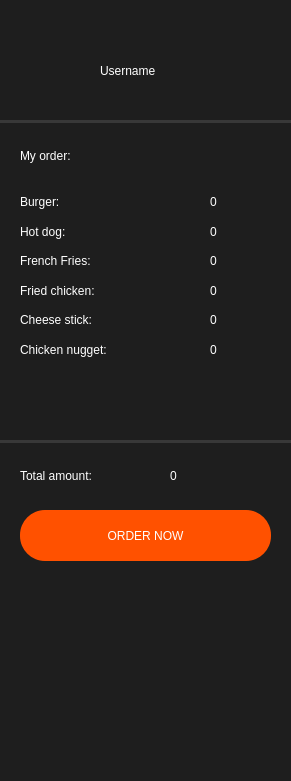
    <widget class="QWidget" name="widget_4" native="true">
     <property name="geometry">
      <rect>
       <x>973</x>
       <y>0</y>
       <width>291</width>
       <height>781</height>
      </rect>
     </property>
     <property name="styleSheet">
      <string notr="true">background-color:rgb(30, 30, 30);</string>
     </property>
     <widget class="QLabel" name="label_37">
      <property name="geometry">
       <rect>
        <x>20</x>
        <y>40</y>
        <width>61</width>
        <height>61</height>
       </rect>
      </property>
      <property name="text">
       <string/>
      </property>
      <property name="pixmap">
       <pixmap>../../folder chung/PTB15/Downloads/74-746008_icon-for-user-user-icon-png-white-transparent-removebg-preview (1).png</pixmap>
      </property>
      <property name="scaledContents">
       <bool>true</bool>
      </property>
     </widget>
     <widget class="QLabel" name="label_38">
      <property name="geometry">
       <rect>
        <x>100</x>
        <y>60</y>
        <width>112</width>
        <height>21</height>
       </rect>
      </property>
      <property name="styleSheet">
       <string notr="true">font: 550 10pt &quot;AutoText&quot;;
color: rgb(255, 255, 255)</string>
      </property>
      <property name="text">
       <string>Username</string>
      </property>
     </widget>
     <widget class="QWidget" name="widget_28" native="true">
      <property name="geometry">
       <rect>
        <x>0</x>
        <y>440</y>
        <width>301</width>
        <height>3</height>
       </rect>
      </property>
      <property name="styleSheet">
       <string notr="true">background-color:rgb(56, 56, 56)</string>
      </property>
     </widget>
     <widget class="QLabel" name="label_39">
      <property name="geometry">
       <rect>
        <x>20</x>
        <y>140</y>
        <width>112</width>
        <height>31</height>
       </rect>
      </property>
      <property name="styleSheet">
       <string notr="true">font: 550 12pt &quot;AutoText&quot;;
color: rgb(255, 255, 255)</string>
      </property>
      <property name="text">
       <string>My order:</string>
      </property>
     </widget>
     <widget class="QWidget" name="widget_29" native="true">
      <property name="geometry">
       <rect>
        <x>-10</x>
        <y>120</y>
        <width>301</width>
        <height>3</height>
       </rect>
      </property>
      <property name="styleSheet">
       <string notr="true">background-color:rgb(56, 56, 56)</string>
      </property>
     </widget>
     <widget class="QLabel" name="label_49">
      <property name="geometry">
       <rect>
        <x>20</x>
        <y>460</y>
        <width>141</width>
        <height>31</height>
       </rect>
      </property>
      <property name="styleSheet">
       <string notr="true">font: 550 12pt &quot;AutoText&quot;;
color: rgb(255, 255, 255)</string>
      </property>
      <property name="text">
       <string>Total amount:</string>
      </property>
     </widget>
     <widget class="QWidget" name="verticalLayoutWidget_17">
      <property name="geometry">
       <rect>
        <x>20</x>
        <y>190</y>
        <width>121</width>
        <height>171</height>
       </rect>
      </property>
      <layout class="QVBoxLayout" name="verticalLayout_17">
       <item>
        <widget class="QLabel" name="label_42">
         <property name="styleSheet">
          <string notr="true">font: 450 10pt &quot;AutoText&quot;;
color: rgb(255, 255, 255);</string>
         </property>
         <property name="text">
          <string>Burger:</string>
         </property>
         <property name="alignment">
          <set>Qt::AlignJustify|Qt::AlignVCenter</set>
         </property>
         <property name="wordWrap">
          <bool>true</bool>
         </property>
        </widget>
       </item>
       <item>
        <widget class="QLabel" name="label_40">
         <property name="styleSheet">
          <string notr="true">font: 450 10pt &quot;AutoText&quot;;
color: rgb(255, 255, 255);</string>
         </property>
         <property name="text">
          <string>Hot dog:</string>
         </property>
         <property name="alignment">
          <set>Qt::AlignJustify|Qt::AlignVCenter</set>
         </property>
         <property name="wordWrap">
          <bool>true</bool>
         </property>
        </widget>
       </item>
       <item>
        <widget class="QLabel" name="label_46">
         <property name="styleSheet">
          <string notr="true">font: 450 10pt &quot;AutoText&quot;;
color: rgb(255, 255, 255);</string>
         </property>
         <property name="text">
          <string>French Fries:</string>
         </property>
         <property name="alignment">
          <set>Qt::AlignJustify|Qt::AlignVCenter</set>
         </property>
         <property name="wordWrap">
          <bool>true</bool>
         </property>
        </widget>
       </item>
       <item>
        <widget class="QLabel" name="label_47">
         <property name="styleSheet">
          <string notr="true">font: 450 10pt &quot;AutoText&quot;;
color: rgb(255, 255, 255);</string>
         </property>
         <property name="text">
          <string>Fried chicken:</string>
         </property>
         <property name="alignment">
          <set>Qt::AlignJustify|Qt::AlignVCenter</set>
         </property>
         <property name="wordWrap">
          <bool>true</bool>
         </property>
        </widget>
       </item>
       <item>
        <widget class="QLabel" name="label_43">
         <property name="styleSheet">
          <string notr="true">font: 450 10pt &quot;AutoText&quot;;
color: rgb(255, 255, 255);</string>
         </property>
         <property name="text">
          <string>Cheese stick:</string>
         </property>
         <property name="alignment">
          <set>Qt::AlignJustify|Qt::AlignVCenter</set>
         </property>
         <property name="wordWrap">
          <bool>true</bool>
         </property>
        </widget>
       </item>
       <item>
        <widget class="QLabel" name="label_45">
         <property name="styleSheet">
          <string notr="true">font: 450 10pt &quot;AutoText&quot;;
color: rgb(255, 255, 255);</string>
         </property>
         <property name="text">
          <string>Chicken nugget:</string>
         </property>
         <property name="alignment">
          <set>Qt::AlignJustify|Qt::AlignVCenter</set>
         </property>
         <property name="wordWrap">
          <bool>true</bool>
         </property>
        </widget>
       </item>
      </layout>
     </widget>
     <widget class="QWidget" name="verticalLayoutWidget_19">
      <property name="geometry">
       <rect>
        <x>210</x>
        <y>190</y>
        <width>71</width>
        <height>171</height>
       </rect>
      </property>
      <layout class="QVBoxLayout" name="verticalLayout_19">
       <item>
        <widget class="QLabel" name="label_95">
         <property name="styleSheet">
          <string notr="true">font: 450 10pt &quot;AutoText&quot;;
color: rgb(255, 255, 255);</string>
         </property>
         <property name="text">
          <string>0</string>
         </property>
         <property name="alignment">
          <set>Qt::AlignJustify|Qt::AlignVCenter</set>
         </property>
         <property name="wordWrap">
          <bool>true</bool>
         </property>
        </widget>
       </item>
       <item>
        <widget class="QLabel" name="label_96">
         <property name="styleSheet">
          <string notr="true">font: 450 10pt &quot;AutoText&quot;;
color: rgb(255, 255, 255);</string>
         </property>
         <property name="text">
          <string>0</string>
         </property>
         <property name="alignment">
          <set>Qt::AlignJustify|Qt::AlignVCenter</set>
         </property>
         <property name="wordWrap">
          <bool>true</bool>
         </property>
        </widget>
       </item>
       <item>
        <widget class="QLabel" name="label_97">
         <property name="styleSheet">
          <string notr="true">font: 450 10pt &quot;AutoText&quot;;
color: rgb(255, 255, 255);</string>
         </property>
         <property name="text">
          <string>0</string>
         </property>
         <property name="alignment">
          <set>Qt::AlignJustify|Qt::AlignVCenter</set>
         </property>
         <property name="wordWrap">
          <bool>true</bool>
         </property>
        </widget>
       </item>
       <item>
        <widget class="QLabel" name="label_98">
         <property name="styleSheet">
          <string notr="true">font: 450 10pt &quot;AutoText&quot;;
color: rgb(255, 255, 255);</string>
         </property>
         <property name="text">
          <string>0</string>
         </property>
         <property name="alignment">
          <set>Qt::AlignJustify|Qt::AlignVCenter</set>
         </property>
         <property name="wordWrap">
          <bool>true</bool>
         </property>
        </widget>
       </item>
       <item>
        <widget class="QLabel" name="label_99">
         <property name="styleSheet">
          <string notr="true">font: 450 10pt &quot;AutoText&quot;;
color: rgb(255, 255, 255);</string>
         </property>
         <property name="text">
          <string>0</string>
         </property>
         <property name="alignment">
          <set>Qt::AlignJustify|Qt::AlignVCenter</set>
         </property>
         <property name="wordWrap">
          <bool>true</bool>
         </property>
        </widget>
       </item>
       <item>
        <widget class="QLabel" name="label_100">
         <property name="styleSheet">
          <string notr="true">font: 450 10pt &quot;AutoText&quot;;
color: rgb(255, 255, 255);</string>
         </property>
         <property name="text">
          <string>0</string>
         </property>
         <property name="alignment">
          <set>Qt::AlignJustify|Qt::AlignVCenter</set>
         </property>
         <property name="wordWrap">
          <bool>true</bool>
         </property>
        </widget>
       </item>
      </layout>
     </widget>
     <widget class="QPushButton" name="pushButton_2">
      <property name="geometry">
       <rect>
        <x>20</x>
        <y>510</y>
        <width>251</width>
        <height>51</height>
       </rect>
      </property>
      <property name="styleSheet">
       <string notr="true">QPushButton
{
	background-color: rgb(255, 81, 0);
	color: rgb(255, 255, 255);
	font: 600 12pt &quot;AutoText&quot;;
	border-radius: 25;
}
QPushButton:hover
{
	background-color: rgb(255, 204, 120);
	color: rgb(153, 153, 153);
}
QPushButton:pressed
{
	background-color: rgb(255, 191, 0);
}</string>
      </property>
      <property name="text">
       <string>ORDER NOW</string>
      </property>
     </widget>
     <widget class="QLabel" name="label_103">
      <property name="geometry">
       <rect>
        <x>170</x>
        <y>460</y>
        <width>111</width>
        <height>31</height>
       </rect>
      </property>
      <property name="styleSheet">
       <string notr="true">font: 550 12pt &quot;AutoText&quot;;
color: rgb(255, 255, 255)</string>
      </property>
      <property name="text">
       <string>0</string>
      </property>
     </widget>
    </widget>
